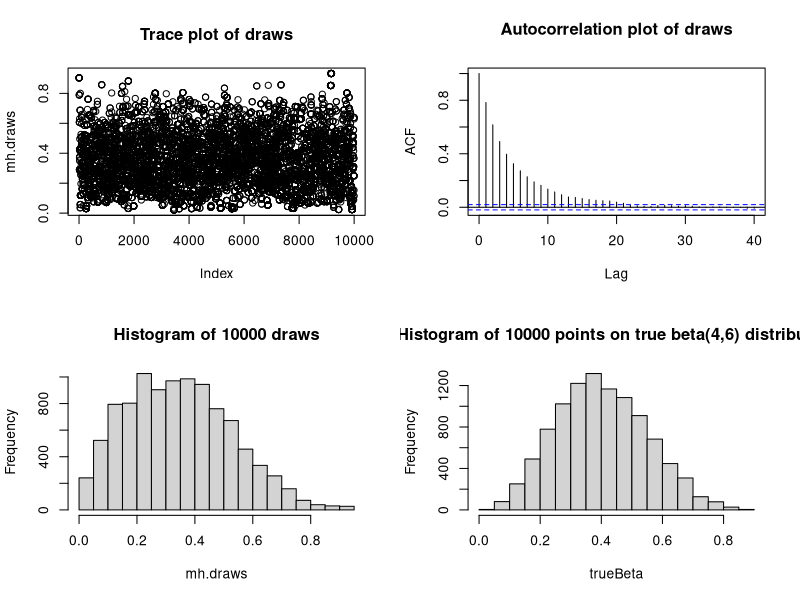
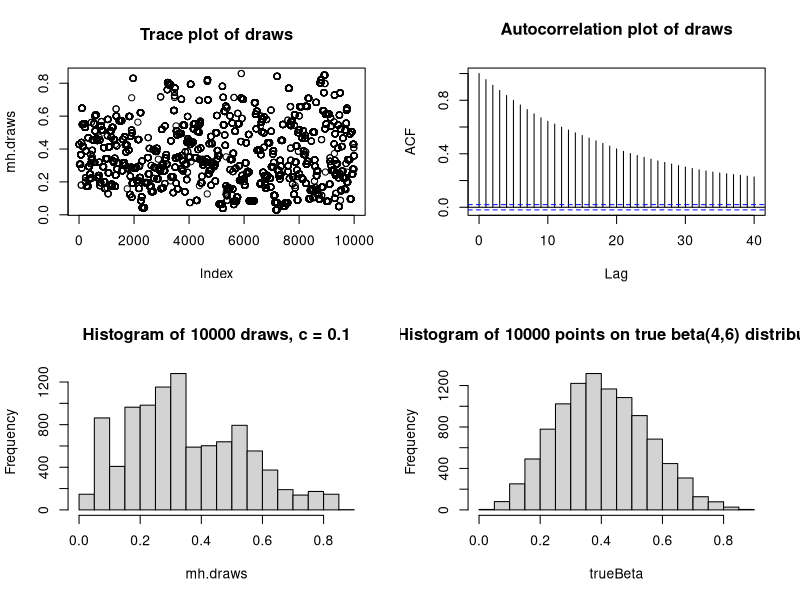
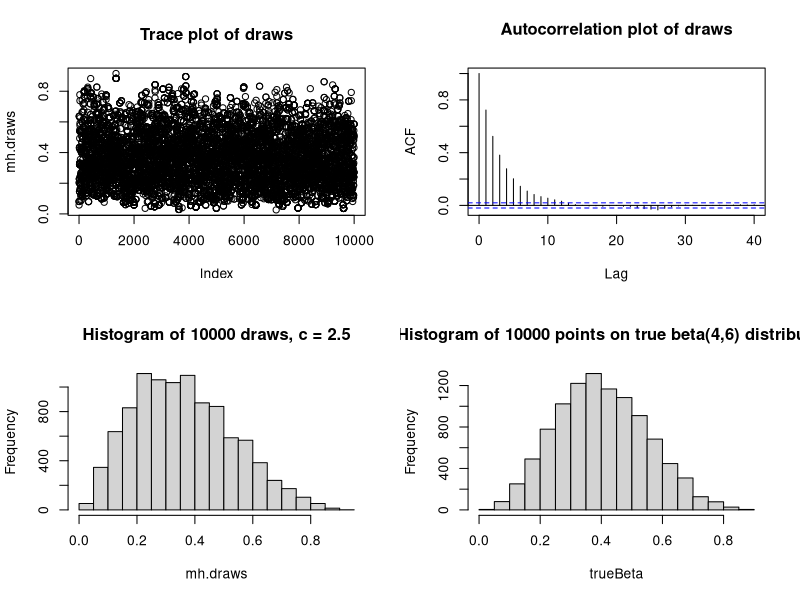
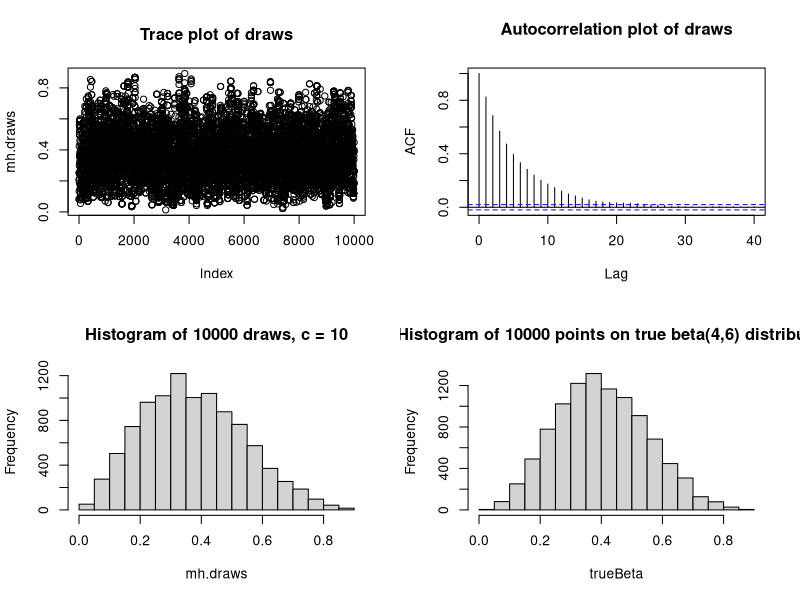

The R source for these figures, in order:
## ---- chunk 1
# Metropolis-Hastings function to run on a beta distribution with parameters (shape1, shape2) and proposal function with parameter c
mh.beta <- function(n.sims, burnin, shape1, shape2, c) {
  # Generates a random starting point between 0 and 1
  theta.cur <- runif(1,0,1)
  draws <- c()
  # Updating function that proposes a new value for the distribution and evaluates whether to add it to the list of accepted values
  theta.update <- function(theta.cur, shape1, shape2, c) {
    # Offers new candidate based on the given proposal function
    theta.can <- rbeta(1, c*theta.cur, c*(1-theta.cur))
    # Compares the pdf of the candidate value of that of the last value
    # If this ratio is high, there is a high chance the new value will be accepted
    accept.prob <- dbeta(theta.can, shape1 = shape1, shape2 = shape2)/dbeta(theta.cur,shape1 = shape1, shape2 = shape2)
    # Accept the proposed value into the distribution if a random value from 0 to 1 is less than it
    if (runif(1) <= accept.prob) theta.can else {theta.cur}
  }
  # Iterate the M-H algorithm n.sims times
  for (i in 1:n.sims) {
    draws[i] <- theta.cur <- theta.update(theta.cur, shape1 = shape1,
                                          shape2 = shape2, c=c)
  }
  return(draws[(burnin + 1):n.sims])
}

## ---- chunk 2
mh.draws <- mh.beta(10000, 0, 4, 6, 1)
trueBeta <- rbeta(10000, 4,6)

par(mfrow=c(2,2))  #2 rows, 2 columns
plot(mh.draws, main = 'Trace plot of draws'); acf(mh.draws, main = 'Autocorrelation plot of draws'); hist(mh.draws, main = 'Histogram of 10000 draws'); hist(trueBeta, main = 'Histogram of 10000 points on true beta(4,6) distribution')  #plot commands
## ---- chunk 3
drawsCDF <- ecdf(mh.draws)
realCDF<- ecdf(trueBeta)
x <- seq(0,1,0.01)
max(drawsCDF(x)-realCDF(x))
## ---- chunk 4
mh.draws <- mh.beta(10000, 0, 4, 6, 0.1)

par(mfrow=c(2,2))  #2 rows, 2 columns
plot(mh.draws, main = 'Trace plot of draws'); acf(mh.draws, main = 'Autocorrelation plot of draws'); hist(mh.draws, main = 'Histogram of 10000 draws, c = 0.1'); hist(trueBeta, main = 'Histogram of 10000 points on true beta(4,6) distribution')  #plot commands

drawsCDF <- ecdf(mh.draws)
realCDF<- ecdf(trueBeta)
x <- seq(0,1,0.01)
max(drawsCDF(x)-realCDF(x))

## ---- chunk 5
mh.draws <- mh.beta(10000, 0, 4, 6, 2.5)

par(mfrow=c(2,2))  #2 rows, 2 columns
plot(mh.draws, main = 'Trace plot of draws'); acf(mh.draws, main = 'Autocorrelation plot of draws'); hist(mh.draws, main = 'Histogram of 10000 draws, c = 2.5'); hist(trueBeta, main = 'Histogram of 10000 points on true beta(4,6) distribution')  #plot commands

drawsCDF <- ecdf(mh.draws)
realCDF<- ecdf(trueBeta)
x <- seq(0,1,0.01)
max(drawsCDF(x)-realCDF(x))

## ---- chunk 6
mh.draws <- mh.beta(10000, 0, 4, 6, 10)

par(mfrow=c(2,2))  #2 rows, 2 columns
plot(mh.draws, main = 'Trace plot of draws'); acf(mh.draws, main = 'Autocorrelation plot of draws'); hist(mh.draws, main = 'Histogram of 10000 draws, c = 10'); hist(trueBeta, main = 'Histogram of 10000 points on true beta(4,6) distribution')  #plot commands

drawsCDF <- ecdf(mh.draws)
realCDF<- ecdf(trueBeta)
x <- seq(0,1,0.01)
max(drawsCDF(x)-realCDF(x))

